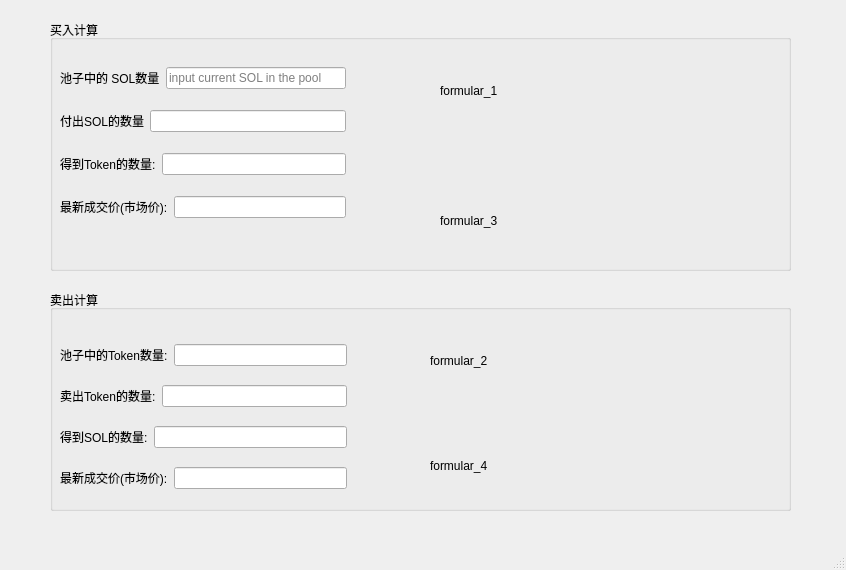
<?xml version="1.0" encoding="UTF-8"?>
<ui version="4.0">
 <class>MainWindow</class>
 <widget class="QMainWindow" name="MainWindow">
  <property name="geometry">
   <rect>
    <x>0</x>
    <y>0</y>
    <width>846</width>
    <height>570</height>
   </rect>
  </property>
  <property name="windowTitle">
   <string>MainWindow</string>
  </property>
  <widget class="QWidget" name="centralwidget">
   <widget class="QGroupBox" name="groupBox">
    <property name="geometry">
     <rect>
      <x>50</x>
      <y>20</y>
      <width>741</width>
      <height>251</height>
     </rect>
    </property>
    <property name="title">
     <string>买入计算</string>
    </property>
    <widget class="QLabel" name="label_formular_1">
     <property name="geometry">
      <rect>
       <x>390</x>
       <y>30</y>
       <width>191</width>
       <height>81</height>
      </rect>
     </property>
     <property name="text">
      <string>formular_1</string>
     </property>
    </widget>
    <widget class="QLabel" name="label_formular_3">
     <property name="geometry">
      <rect>
       <x>390</x>
       <y>170</y>
       <width>211</width>
       <height>61</height>
      </rect>
     </property>
     <property name="text">
      <string>formular_3</string>
     </property>
    </widget>
    <widget class="QWidget" name="">
     <property name="geometry">
      <rect>
       <x>10</x>
       <y>32</y>
       <width>286</width>
       <height>181</height>
      </rect>
     </property>
     <layout class="QVBoxLayout" name="verticalLayout">
      <item>
       <layout class="QHBoxLayout" name="horizontalLayout">
        <item>
         <widget class="QLabel" name="label_7">
          <property name="text">
           <string>池子中的 SOL数量</string>
          </property>
         </widget>
        </item>
        <item>
         <widget class="QLineEdit" name="le_now_pool_sol_amount">
          <property name="placeholderText">
           <string>input current SOL in the pool</string>
          </property>
         </widget>
        </item>
       </layout>
      </item>
      <item>
       <layout class="QHBoxLayout" name="horizontalLayout_2">
        <item>
         <widget class="QLabel" name="label">
          <property name="text">
           <string>付出SOL的数量</string>
          </property>
         </widget>
        </item>
        <item>
         <widget class="QLineEdit" name="le_buy_sol_amount"/>
        </item>
       </layout>
      </item>
      <item>
       <layout class="QHBoxLayout" name="horizontalLayout_3">
        <item>
         <widget class="QLabel" name="label_2">
          <property name="text">
           <string>得到Token的数量:</string>
          </property>
         </widget>
        </item>
        <item>
         <widget class="QLineEdit" name="le_will_get_token_amount">
          <property name="readOnly">
           <bool>true</bool>
          </property>
         </widget>
        </item>
       </layout>
      </item>
      <item>
       <layout class="QHBoxLayout" name="horizontalLayout_7">
        <item>
         <widget class="QLabel" name="label_4">
          <property name="text">
           <string>最新成交价(市场价):</string>
          </property>
         </widget>
        </item>
        <item>
         <widget class="QLineEdit" name="le_after_buy_market_price">
          <property name="readOnly">
           <bool>true</bool>
          </property>
         </widget>
        </item>
       </layout>
      </item>
     </layout>
    </widget>
   </widget>
   <widget class="QGroupBox" name="groupBox_2">
    <property name="geometry">
     <rect>
      <x>50</x>
      <y>290</y>
      <width>741</width>
      <height>221</height>
     </rect>
    </property>
    <property name="title">
     <string>卖出计算</string>
    </property>
    <widget class="QLabel" name="label_formular_2">
     <property name="geometry">
      <rect>
       <x>380</x>
       <y>30</y>
       <width>221</width>
       <height>81</height>
      </rect>
     </property>
     <property name="text">
      <string>formular_2</string>
     </property>
    </widget>
    <widget class="QLabel" name="label_formular_4">
     <property name="geometry">
      <rect>
       <x>380</x>
       <y>150</y>
       <width>221</width>
       <height>51</height>
      </rect>
     </property>
     <property name="text">
      <string>formular_4</string>
     </property>
    </widget>
    <widget class="QWidget" name="">
     <property name="geometry">
      <rect>
       <x>10</x>
       <y>41</y>
       <width>287</width>
       <height>171</height>
      </rect>
     </property>
     <layout class="QVBoxLayout" name="verticalLayout_2">
      <item>
       <layout class="QHBoxLayout" name="horizontalLayout_4">
        <item>
         <widget class="QLabel" name="label_3">
          <property name="text">
           <string>池子中的Token数量:</string>
          </property>
         </widget>
        </item>
        <item>
         <widget class="QLineEdit" name="le_now_pool_token_amount"/>
        </item>
       </layout>
      </item>
      <item>
       <layout class="QHBoxLayout" name="horizontalLayout_5">
        <item>
         <widget class="QLabel" name="label_5">
          <property name="text">
           <string>卖出Token的数量:</string>
          </property>
         </widget>
        </item>
        <item>
         <widget class="QLineEdit" name="le_sell_token_amount"/>
        </item>
       </layout>
      </item>
      <item>
       <layout class="QHBoxLayout" name="horizontalLayout_6">
        <item>
         <widget class="QLabel" name="label_6">
          <property name="text">
           <string>得到SOL的数量:</string>
          </property>
         </widget>
        </item>
        <item>
         <widget class="QLineEdit" name="le_will_get_sol_amount">
          <property name="readOnly">
           <bool>true</bool>
          </property>
         </widget>
        </item>
       </layout>
      </item>
      <item>
       <layout class="QHBoxLayout" name="horizontalLayout_8">
        <item>
         <widget class="QLabel" name="label_8">
          <property name="text">
           <string>最新成交价(市场价):</string>
          </property>
         </widget>
        </item>
        <item>
         <widget class="QLineEdit" name="le_after_sell_market_price">
          <property name="readOnly">
           <bool>true</bool>
          </property>
         </widget>
        </item>
       </layout>
      </item>
     </layout>
    </widget>
   </widget>
  </widget>
  <widget class="QMenuBar" name="menubar">
   <property name="geometry">
    <rect>
     <x>0</x>
     <y>0</y>
     <width>846</width>
     <height>27</height>
    </rect>
   </property>
  </widget>
  <widget class="QStatusBar" name="statusbar"/>
 </widget>
 <resources/>
 <connections/>
</ui>
